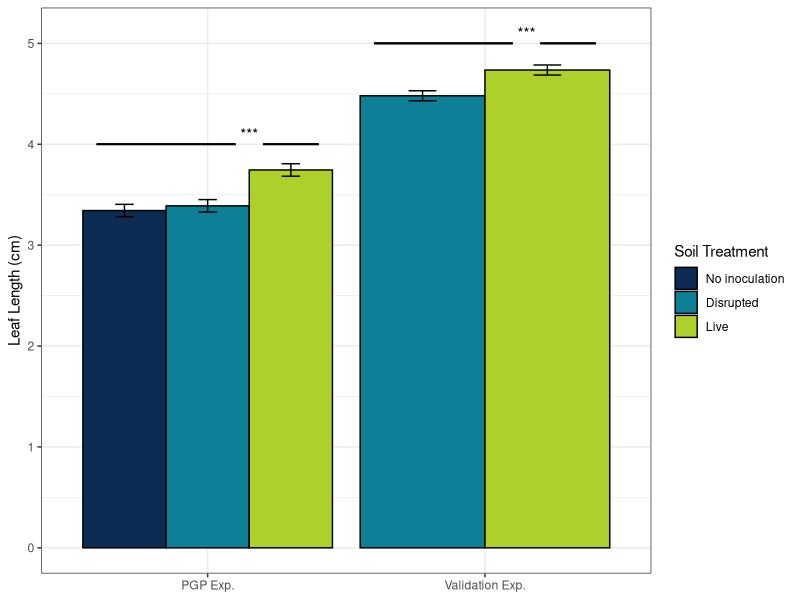
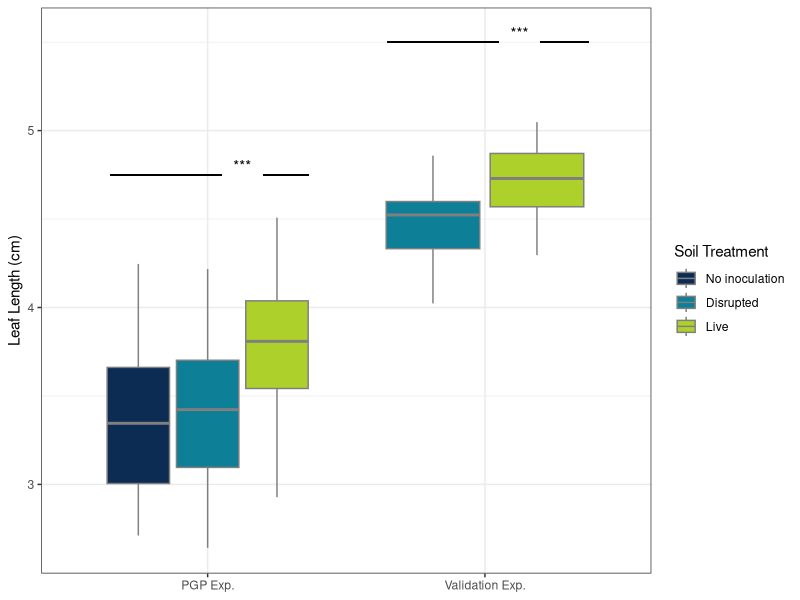

Reproduce these figures in R, in order. (Note: this script raises an error after producing the figures.)
setwd("../5E_leaf_ln_AND_16S_data_for_public_repo")
library(emmeans)
library(ggplot2)
library(cowplot)

#### READ IN DATA FROM EXP 1 (AKA PGP1_REDUX)
data_exp1 <- read.csv(file="./data/pot_level_leaf_ln_PGP1_redux_to_JM.csv")
head(data_exp1)

## CHANGING SEVERAL NUMERIC VARIABLES TO FACTORS AND GETTING THE ORDER OF SOIL TREATMENTS RIGHT FOR FIGURES
data_exp1$bench <- as.factor(data_exp1$bench)
data_exp1$block <- as.factor(data_exp1$block)
data_exp1$X5E_soil_trts <- factor(data_exp1$X5E_soil_trts, levels=c("No inoculation", "Disrupted","Live"))

## ANOVA MODEL FOR AVERAGE LEAF LENGTH 
pgp1_lf_ln <- lm(avg_lf_03.24_no_germ ~bench + bench/block + genotype + X5E_soil_trts + genotype:X5E_soil_trts, data=data_exp1)
anova(pgp1_lf_ln)

##  LSMEANS (NOW EMMEANS) OF THREE SOIL TREATMENTS IN A POST HOC TUKEY'S TEST
pgp1_lf_ln_emm <- emmeans(pgp1_lf_ln, "X5E_soil_trts")
pgp1_lf_ln_emm
pairs(pgp1_lf_ln_emm)

##  LSMEANS (NOW EMMEANS) OF GENOTYPES
pgp1_lf_ln_emm.geno <- emmeans(pgp1_lf_ln, "genotype")
pgp1_lf_ln_emm.geno

## GET RESIDUALS OF LEAF_LN AFTER REMOVING SPATIAL BLOCK EFFECTS FOR ALTERNATIVE FIG1A
pgp1_lf_ln_noblk_nogeno <- lm(avg_lf_03.24_no_germ ~bench + bench/block + genotype, data=data_exp1)
anova(pgp1_lf_ln_noblk_nogeno)

pgp1_resid <- residuals(lm(avg_lf_03.24_no_germ ~bench + bench/block + genotype, data=data_exp1))
length(pgp1_resid)
pgp1_mean <- mean(data_exp1$avg_lf_03.24_no_germ, na.rm=T)
pgp1_resid <- pgp1_resid+pgp1_mean ## add residuals to mean leaf_ln of all plants to get back on scale
data_exp1 <- cbind(data_exp1, pgp1_resid)


#### READ IN DATA FROM FOLLOW.UP EXPERIMENT (AKA DENSITY EXP)
data_validation <- read.csv(file="./data/pot_level_leaf_ln_followup_exp.csv")
head(data_validation)


## CHANGING SEVERAL NUMERIC VARIABLES TO FACTORS AND GETTING THE ORDER OF SOIL TREATMENTS RIGHT FOR FIGURES
data_validation$bench <- as.factor(data_validation$bench)
data_validation$block <- as.factor(data_validation$block)
data_validation$X5E_soil_trts <- factor(data_validation $X5E_soil_trts, levels=c("Disrupted","Live"))

## ANOVA MODEL FOR AVERAGE LEAF LENGTH 
valid_lf_ln <- lm(raw_avg_lf_11.07.17 ~ bench + bench/block + X5E_soil_trts, data= data_validation)
anova(valid_lf_ln)

##  LSMEANS (NOW EMMEANS) OF THREE SOIL TREATMENTS IN A POST HOC TUKEY'S TEST
valid_lf_ln_emm <- emmeans(valid_lf_ln, "X5E_soil_trts")
valid_lf_ln_emm
pairs(valid_lf_ln_emm)

## GET RESIDUALS OF LEAF_LN AFTER REMOVING SPATIAL BLOCK EFFECTS FOR ALTERNATIVE FIG1A
valid_lf_ln_no_blk <- lm(raw_avg_lf_11.07.17 ~ bench + bench/block, data= data_validation, na.action=na.exclude)
anova(valid_lf_ln_no_blk)
summary(valid_lf_ln_no_blk)

valid_lf_ln_mean <- mean(data_validation$raw_avg_lf_11.07.17, na.rm=T)

valid_lf_ln_resid <- residuals(lm(raw_avg_lf_11.07.17 ~ bench + bench/block, data=data_validation, na.action=na.exclude))
valid_lf_ln_resid <- valid_lf_ln_resid + valid_lf_ln_mean
data_validation  <- cbind(data_validation, valid_lf_ln_resid)


## COMBINING EMM DATA FOR FIG1
combined_data <- summary(pgp1_lf_ln_emm)[,1:3]
combined_data <- rbind(combined_data, summary(valid_lf_ln_emm)[1:2,1:3])
combined_data
combined_data$exp_group <- c("PGP Exp.","PGP Exp.","PGP Exp.","Validation Exp.", "Validation Exp.")
combined_data

lf_ln_plot <- ggplot(combined_data, aes(x=exp_group, y=emmean, fill=X5E_soil_trts)) 
lf_ln_plot <- lf_ln_plot + geom_bar(stat="identity", color="black", position=position_dodge()) + theme_bw()
lf_ln_plot <- lf_ln_plot + ylim(0,5.1)
lf_ln_plot <- lf_ln_plot + geom_errorbar(aes (ymin=emmean-SE, ymax=emmean+SE), width=0.2, position=position_dodge(0.9))
lf_ln_plot <- lf_ln_plot + scale_fill_manual(values=c('#0d2c54','#0d7f96','#ADD12A'))
lf_ln_plot <- lf_ln_plot + ylab("Leaf Length (cm)")
lf_ln_plot <- lf_ln_plot + guides(fill=guide_legend("Soil Treatment"))
lf_ln_plot <- lf_ln_plot + theme(axis.title.x=element_blank(), legend.title=)
lf_ln_plot <- lf_ln_plot + geom_segment(aes(x=0.6, y=4, xend=1.1,yend=4))
lf_ln_plot <- lf_ln_plot + geom_segment(aes(x=1.2, y=4, xend=1.4, yend=4))
lf_ln_plot <- lf_ln_plot + annotate("text", x=1.15, y=4.1, label="***") 
lf_ln_plot <- lf_ln_plot + geom_segment(aes(x=1.6, y=5, xend=2.1,yend=5))
lf_ln_plot <- lf_ln_plot + geom_segment(aes(x=2.2, y=5, xend=2.4, yend=5))
lf_ln_plot <- lf_ln_plot+ annotate("text", x=2.15, y=5.1, label="***")
lf_ln_plot


head(data_validation)
dim(data_validation)
## COMBINING RESIDUAL DATA FOR FIG1
residuals_pgp1 <- data_exp1[,c(10,18)]
residuals_pgp1$exp_group <- "PGP Exp."
colnames(residuals_pgp1)[2] <- "leaf_ln_resid"
 
residuals_valid <- data_validation[,c(9,12)]
residuals_valid$exp_group <- "Validation Exp."
colnames(residuals_valid)[2] <- "leaf_ln_resid"

combined_resid <- rbind(residuals_pgp1, residuals_valid)
combined_resid_noNAs <- combined_resid[!is.na(combined_resid$leaf_ln_resid),]
tail(combined_resid_noNAs)
combined_resid_noNAs <- combined_resid_noNAs[!(combined_resid_noNAs$X5E_soil_trts=="No inoculation" & 
                                               combined_resid_noNAs$exp_group=="Validation Exp."),]

## DIFF TYPE OF PLOT TO MATCH OTHER IN MANUSCRIPT
lf_ln_plot_vs2 <- ggplot(combined_resid_noNAs, aes(x=exp_group, y=leaf_ln_resid, fill=X5E_soil_trts)) 
lf_ln_plot_vs2 <- lf_ln_plot_vs2 + geom_boxplot(aes(middle = mean(leaf_ln_resid)), color="grey50") + theme_bw()
lf_ln_plot_vs2 <- lf_ln_plot_vs2 + scale_fill_manual(values=c('#0d2c54','#0d7f96','#ADD12A'))
lf_ln_plot_vs2 <- lf_ln_plot_vs2 + ylab("Leaf Length (cm)")
lf_ln_plot_vs2 <- lf_ln_plot_vs2 + guides(fill=guide_legend("Soil Treatment"))
lf_ln_plot_vs2 <- lf_ln_plot_vs2 + theme(axis.title.x=element_blank(), legend.title=)
lf_ln_plot_vs2 <- lf_ln_plot_vs2 + geom_segment(aes(x=0.65, y=4.75, xend=1.05,yend=4.75))
lf_ln_plot_vs2 <- lf_ln_plot_vs2 + geom_segment(aes(x=1.2, y=4.75, xend=1.365, yend=4.75))
lf_ln_plot_vs2 <- lf_ln_plot_vs2 + annotate("text", x=1.125, y=4.8, label="***") 
lf_ln_plot_vs2 <- lf_ln_plot_vs2 + geom_segment(aes(x=1.65, y=5.5, xend=2.05,yend=5.5))
lf_ln_plot_vs2 <- lf_ln_plot_vs2 + geom_segment(aes(x=2.2, y=5.5, xend=2.3725, yend=5.5))
lf_ln_plot_vs2 <- lf_ln_plot_vs2 + annotate("text", x=2.125, y=5.55, label="***")
lf_ln_plot_vs2



## JOINING LEAF_LN_PLOT WITH BRAY_CURTIS_PLOT OF 16S
Fig_1 <- plot_grid(lf_ln_plot, bc.plot, ncol=2, labels="AUTO")
Fig_1

# pdf(file="./figures/Fig_1_new.pdf", height=4, width=10)
# Fig_1
# dev.off()

# png(file="./figures/Fig_1.png", height=2400, width=6000, res=600)
# Fig_1
# dev.off()


## JOINING LEAF_LN_PLOT WITH BRAY_CURTIS_PLOT OF 16S
Fig_1_vs2 <- plot_grid(lf_ln_plot_vs2, bc.plot, ncol=2, labels="AUTO")
Fig_1_vs2

# pdf(file="./figures/Fig_1_vs2_new.pdf", height=4, width=10)
# Fig_1_vs2
# dev.off()

# png(file="./figures/Fig_1_vs2.png", height=2400, width=6000, res=600)
# Fig_1_vs2
# dev.off()
